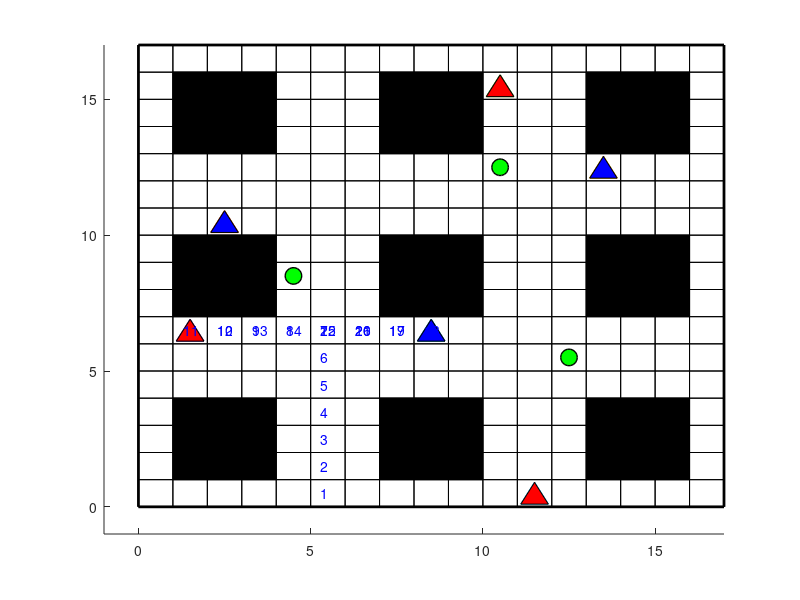

MATLAB code to generate this figure:
clear all;
close all;
dim_x = 17; dim_y = 17;
axis([-1 dim_x -1 dim_y]);
rectangle('Position', [0, 0, 17, 17], 'linewidth',2);
for i=0:16
        rectangle('Position', [0, i, 17, 1]);
end

for i=0:16
        rectangle('Position', [i, 0, 1, 17]);
end

rectangle('Position',[1, 1, 1, 1], 'facecolor', 'black');
rectangle('Position',[2, 1, 1, 1], 'facecolor', 'black');
rectangle('Position',[3, 1, 1, 1], 'facecolor', 'black');
rectangle('Position',[7, 1, 1, 1], 'facecolor', 'black');
rectangle('Position',[8, 1, 1, 1], 'facecolor', 'black');
rectangle('Position',[9, 1, 1, 1], 'facecolor', 'black');
rectangle('Position',[13, 1, 1, 1], 'facecolor', 'black');
rectangle('Position',[14, 1, 1, 1], 'facecolor', 'black');
rectangle('Position',[15, 1, 1, 1], 'facecolor', 'black');
rectangle('Position',[1, 2, 1, 1], 'facecolor', 'black');
rectangle('Position',[2, 2, 1, 1], 'facecolor', 'black');
rectangle('Position',[3, 2, 1, 1], 'facecolor', 'black');
rectangle('Position',[7, 2, 1, 1], 'facecolor', 'black');
rectangle('Position',[8, 2, 1, 1], 'facecolor', 'black');
rectangle('Position',[9, 2, 1, 1], 'facecolor', 'black');
rectangle('Position',[13, 2, 1, 1], 'facecolor', 'black');
rectangle('Position',[14, 2, 1, 1], 'facecolor', 'black');
rectangle('Position',[15, 2, 1, 1], 'facecolor', 'black');
rectangle('Position',[1, 3, 1, 1], 'facecolor', 'black');
rectangle('Position',[2, 3, 1, 1], 'facecolor', 'black');
rectangle('Position',[3, 3, 1, 1], 'facecolor', 'black');
rectangle('Position',[7, 3, 1, 1], 'facecolor', 'black');
rectangle('Position',[8, 3, 1, 1], 'facecolor', 'black');
rectangle('Position',[9, 3, 1, 1], 'facecolor', 'black');
rectangle('Position',[13, 3, 1, 1], 'facecolor', 'black');
rectangle('Position',[14, 3, 1, 1], 'facecolor', 'black');
rectangle('Position',[15, 3, 1, 1], 'facecolor', 'black');
rectangle('Position',[1, 7, 1, 1], 'facecolor', 'black');
rectangle('Position',[2, 7, 1, 1], 'facecolor', 'black');
rectangle('Position',[3, 7, 1, 1], 'facecolor', 'black');
rectangle('Position',[7, 7, 1, 1], 'facecolor', 'black');
rectangle('Position',[8, 7, 1, 1], 'facecolor', 'black');
rectangle('Position',[9, 7, 1, 1], 'facecolor', 'black');
rectangle('Position',[13, 7, 1, 1], 'facecolor', 'black');
rectangle('Position',[14, 7, 1, 1], 'facecolor', 'black');
rectangle('Position',[15, 7, 1, 1], 'facecolor', 'black');
rectangle('Position',[1, 8, 1, 1], 'facecolor', 'black');
rectangle('Position',[2, 8, 1, 1], 'facecolor', 'black');
rectangle('Position',[3, 8, 1, 1], 'facecolor', 'black');
rectangle('Position',[7, 8, 1, 1], 'facecolor', 'black');
rectangle('Position',[8, 8, 1, 1], 'facecolor', 'black');
rectangle('Position',[9, 8, 1, 1], 'facecolor', 'black');
rectangle('Position',[13, 8, 1, 1], 'facecolor', 'black');
rectangle('Position',[14, 8, 1, 1], 'facecolor', 'black');
rectangle('Position',[15, 8, 1, 1], 'facecolor', 'black');
rectangle('Position',[1, 9, 1, 1], 'facecolor', 'black');
rectangle('Position',[2, 9, 1, 1], 'facecolor', 'black');
rectangle('Position',[3, 9, 1, 1], 'facecolor', 'black');
rectangle('Position',[7, 9, 1, 1], 'facecolor', 'black');
rectangle('Position',[8, 9, 1, 1], 'facecolor', 'black');
rectangle('Position',[9, 9, 1, 1], 'facecolor', 'black');
rectangle('Position',[13, 9, 1, 1], 'facecolor', 'black');
rectangle('Position',[14, 9, 1, 1], 'facecolor', 'black');
rectangle('Position',[15, 9, 1, 1], 'facecolor', 'black');
rectangle('Position',[1, 13, 1, 1], 'facecolor', 'black');
rectangle('Position',[2, 13, 1, 1], 'facecolor', 'black');
rectangle('Position',[3, 13, 1, 1], 'facecolor', 'black');
rectangle('Position',[7, 13, 1, 1], 'facecolor', 'black');
rectangle('Position',[8, 13, 1, 1], 'facecolor', 'black');
rectangle('Position',[9, 13, 1, 1], 'facecolor', 'black');
rectangle('Position',[13, 13, 1, 1], 'facecolor', 'black');
rectangle('Position',[14, 13, 1, 1], 'facecolor', 'black');
rectangle('Position',[15, 13, 1, 1], 'facecolor', 'black');
rectangle('Position',[1, 14, 1, 1], 'facecolor', 'black');
rectangle('Position',[2, 14, 1, 1], 'facecolor', 'black');
rectangle('Position',[3, 14, 1, 1], 'facecolor', 'black');
rectangle('Position',[7, 14, 1, 1], 'facecolor', 'black');
rectangle('Position',[8, 14, 1, 1], 'facecolor', 'black');
rectangle('Position',[9, 14, 1, 1], 'facecolor', 'black');
rectangle('Position',[13, 14, 1, 1], 'facecolor', 'black');
rectangle('Position',[14, 14, 1, 1], 'facecolor', 'black');
rectangle('Position',[15, 14, 1, 1], 'facecolor', 'black');
rectangle('Position',[1, 15, 1, 1], 'facecolor', 'black');
rectangle('Position',[2, 15, 1, 1], 'facecolor', 'black');
rectangle('Position',[3, 15, 1, 1], 'facecolor', 'black');
rectangle('Position',[7, 15, 1, 1], 'facecolor', 'black');
rectangle('Position',[8, 15, 1, 1], 'facecolor', 'black');
rectangle('Position',[9, 15, 1, 1], 'facecolor', 'black');
rectangle('Position',[13, 15, 1, 1], 'facecolor', 'black');
rectangle('Position',[14, 15, 1, 1], 'facecolor', 'black');
rectangle('Position',[15, 15, 1, 1], 'facecolor', 'black');


hold on;
tri=[8.1 8.5 8.9 8.1;6.1 6.9 6.1 6.1];
X=tri(1,:); Y=tri(2,:);
plot(X, Y,'linewidth',1,...
'MarkerEdgeColor', 'k');
fill(X,Y,'b');
tri=[2.1 2.5 2.9 2.1;10.1 10.9 10.1 10.1];
X=tri(1,:); Y=tri(2,:);
plot(X, Y,'linewidth',1,...
'MarkerEdgeColor', 'k');
fill(X,Y,'b');
tri=[13.1 13.5 13.9 13.1;12.1 12.9 12.1 12.1];
X=tri(1,:); Y=tri(2,:);
plot(X, Y,'linewidth',1,...
'MarkerEdgeColor', 'k');
fill(X,Y,'b');
tri=[1.1 1.5 1.9 1.1;6.1 6.9 6.1 6.1];
X=tri(1,:); Y=tri(2,:);
plot(X, Y,'linewidth',1,...
'MarkerEdgeColor', 'k');
fill(X,Y,'r');
tri=[10.1 10.5 10.9 10.1;15.1 15.9 15.1 15.1];
X=tri(1,:); Y=tri(2,:);
plot(X, Y,'linewidth',1,...
'MarkerEdgeColor', 'k');
fill(X,Y,'r');
tri=[11.1 11.5 11.9 11.1;0.1 0.9 0.1 0.1];
X=tri(1,:); Y=tri(2,:);
plot(X, Y,'linewidth',1,...
'MarkerEdgeColor', 'k');
fill(X,Y,'r');
plot(10.5,12.5, 'o', 'LineWidth', 1,...
'MarkerEdgeColor', 'k',...
'MarkerFaceColor', 'g',...
'MarkerSize', 12)
plot(4.5,8.5, 'o', 'LineWidth', 1,...
'MarkerEdgeColor', 'k',...
'MarkerFaceColor', 'g',...
'MarkerSize', 12)
plot(12.5,5.5, 'o', 'LineWidth', 1,...
'MarkerEdgeColor', 'k',...
'MarkerFaceColor', 'g',...
'MarkerSize', 12)
text(5.3,0.5,'\color{blue}1');
text(5.3,1.5,'\color{blue}2');
text(5.3,2.5,'\color{blue}3');
text(5.3,3.5,'\color{blue}4');
text(5.3,4.5,'\color{blue}5');
text(5.3,5.5,'\color{blue}6');
text(5.3,6.5,'\color{blue}7');
text(4.3,6.5,'\color{blue}8');
text(3.3,6.5,'\color{blue}9');
text(2.3,6.5,'\color{blue}10');
text(1.3,6.5,'\color{blue}11');
text(2.3,6.5,'\color{blue}12');
text(3.3,6.5,'\color{blue}13');
text(4.3,6.5,'\color{blue}14');
text(5.3,6.5,'\color{blue}15');
text(6.3,6.5,'\color{blue}16');
text(7.3,6.5,'\color{blue}17');
text(8.3,6.5,'\color{blue}18');
text(7.3,6.5,'\color{blue}19');
text(6.3,6.5,'\color{blue}20');
text(6.3,6.5,'\color{blue}21');
text(5.3,6.5,'\color{blue}22');
